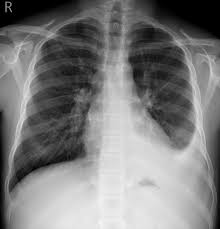
#> input picture Challenge1-Denoising-20240930/imgs/ChestXRay.jpeg, 220 x 229 px, found by its file name
$ python Question2.py
#> lines starting #> are read from the running program, lines starting #| are printed output that depends on the picture
### Challenge1-Denoising-20240930/question1.py
import numpy as np
import matplotlib.pyplot as plt
import matplotlib.image as mpimg


def gaussian_noise(mean, std_dev, shape):
    return np.random.normal(mean, std_dev, shape)


# Signal-to-Noise Ratio (SNR) in dB, from the slides
def calculate_snr(original, noisy):
    signal_power = np.sum(original ** 2)
    noise_power = np.sum((original - noisy) ** 2)
    snr = 10 * np.log10(signal_power / noise_power)
    return snr


# Write here the relative of full path to the /imgs/ChestXRay.jpeg
ORIGINAL_IMAGE_PATH = '/home/thomas/Documents/UCL/Master1/Q1/LGBIO2050-Medical_Imaging/Challenges/Challenge1-Denoising-20240930/imgs/ChestXRay.jpeg'
NOISY_IMAGE_SAVE_PATH = '/home/thomas/Documents/UCL/Master1/Q1/LGBIO2050-Medical_Imaging/Challenges/Challenge1-Denoising-20240930/imgs/NoisyChestXRay.jpeg'

original_image = mpimg.imread(ORIGINAL_IMAGE_PATH)
#> original_image is the input picture: shape (229, 220, 3); min 0, max 246, mean 124.1

if original_image.max() <= 1:
    original_image = original_image * 255
original_image = original_image.astype(np.float32)

mean = 0
std_dev = 5

noise = gaussian_noise(mean, std_dev, original_image.shape)
noisy_image = original_image + noise
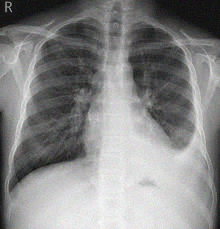
#> noisy_image: shape (229, 220, 3) float64; mean R, G, B 124.1, 124.2, 124.1; drawn with min black and max white

noisy_image = np.clip(noisy_image, 0, 255)

snr_value = calculate_snr(original_image, noisy_image)
#> in calculate_snr, `signal_power = np.sum(original ** 2)`: signal_power = 3.06e+09
#> in calculate_snr, `noise_power = np.sum((original - noisy) ** 2)`: noise_power = 3673465.2
#> in calculate_snr, `snr = 10 * np.log10(signal_power / noise_power)`: snr = 29.2
#> snr_value = 29.2
print(f'SNR: {snr_value:.2f} dB')
#| SNR: 29.20 dB

plt.imsave(NOISY_IMAGE_SAVE_PATH, noisy_image.astype(np.uint8), cmap='gray')

plt.figure(figsize=(18, 6))

# plot the original image
plt.subplot(1, 3, 1)
plt.imshow(original_image.astype(np.uint8), cmap='gray')
plt.title('Original Image')
plt.axis('off')

# plot the noisy image
plt.subplot(1, 3, 2)
plt.imshow(noisy_image.astype(np.uint8), cmap='gray')
plt.title('Noisy Image')
plt.axis('off')

# The difference between both picture
plt.subplot(1, 3, 3)
plt.imshow(np.abs(original_image - noisy_image).astype(np.uint8), cmap='gray')
plt.title('Difference (|Original - Noisy|)')
plt.axis('off')

plt.tight_layout()
#plt.show()

### Challenge1-Denoising-20240930/Question2.py
import numpy as np
import matplotlib.pyplot as plt
import matplotlib.image as mpimg
from question1 import calculate_snr, gaussian_noise

def gaussianKernel(size, fwhm=3):
    """ gaussianKernel returns a gaussian kernel of size (sizew x size)
    INPUTS :
        - size: length of a side of the square
        - fwhm: full-width-half-maximum (can be thought of as an effective radius)
    OUTPUT:
        - gaussian kernel with above specifications
    """
    x = np.arange(0, size, 1, float)
    y = x[:, np.newaxis]
    x0 = y0 = size // 2
    kernel = np.exp(-4 * np.log(2) * ((x - x0) ** 2 + (y - y0) ** 2) / fwhm ** 2)

    return kernel / np.sum(kernel)


def linearFilter(f, w):
    """ linearFilter implements the convolution of 2D image by a 2D kernel
    INPUTS :
        - f: image to be filtered
        - w: kernel
    OUTPUT:
        - result of the convultion between f and w
    """
    print(f.shape)

    # Get image and kernel dimensions
    image_h, image_w = f.shape
    kernel_h, kernel_w = w.shape

    # Calculate padding for the image (to handle border issues)
    pad_h = kernel_h // 2
    pad_w = kernel_w // 2

    # Pad the image with zeros
    padded_image = np.pad(f, ((pad_h, pad_h), (pad_w, pad_w)), mode='constant', constant_values=0)

    # Initialize output image
    filtered_image = np.zeros_like(f)

    # Convolution operation
    for i in range(image_h):
        for j in range(image_w):
            # Perform the convolution using a nested loop over the kernel
            for k in range(kernel_h):
                for l in range(kernel_w):
                    filtered_image[i, j] += w[k, l] * padded_image[i + k, j + l]

    return filtered_image


ORIGINAL_IMAGE_PATH = '/home/thomas/Documents/UCL/Master1/Q1/LGBIO2050-Medical_Imaging/Challenges/Challenge1-Denoising-20240930/imgs/ChestXRay.jpeg'
NOISY_IMAGE_PATH = '/home/thomas/Documents/UCL/Master1/Q1/LGBIO2050-Medical_Imaging/Challenges/Challenge1-Denoising-20240930/imgs/NoisyChestXRay.jpeg'

original_image = mpimg.imread(ORIGINAL_IMAGE_PATH)
noisy_image = mpimg.imread(NOISY_IMAGE_PATH)


# Normalize images if needed
if noisy_image.max() <= 1:
    noisy_image = noisy_image * 255
if original_image.max() <= 1:
    original_image = original_image * 255

noisy_image = noisy_image.astype(np.float32)
original_image = original_image.astype(np.float32)

# 2. Generate a Gaussian kernel
kernel_size = 5  # Example size for Gaussian kernel
fwhm = 3  # Full-width half-maximum
gaussian_kernel = gaussianKernel(kernel_size, fwhm)

# 3. Apply the linear filter (Gaussian blur) to the noisy image
denoised_image = linearFilter(noisy_image, gaussian_kernel)
#| (229, 220, 3)
#> (the run stopped early here; a loop or call above may not have finished)
